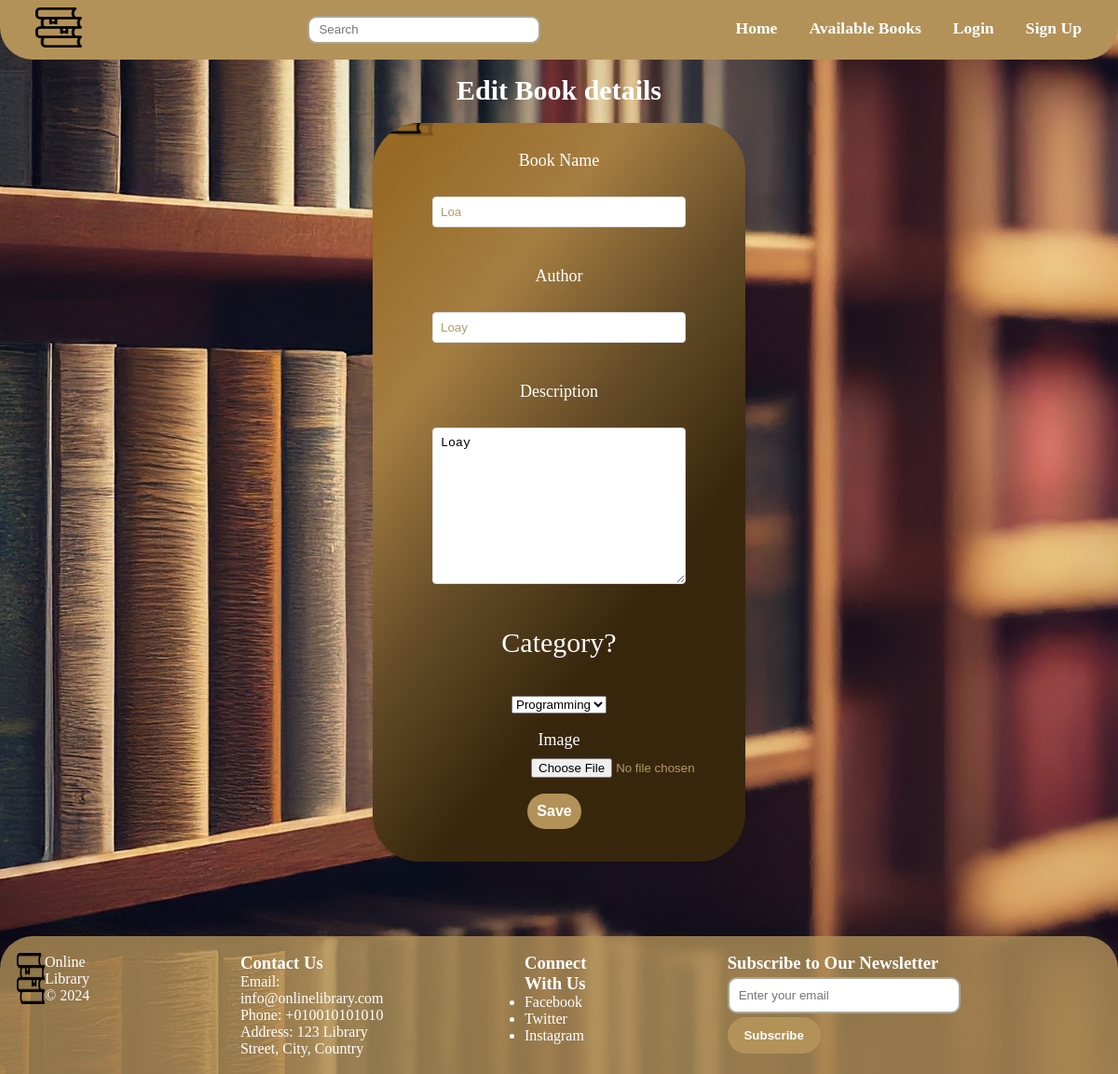
The app's page /edit/22/, older data.
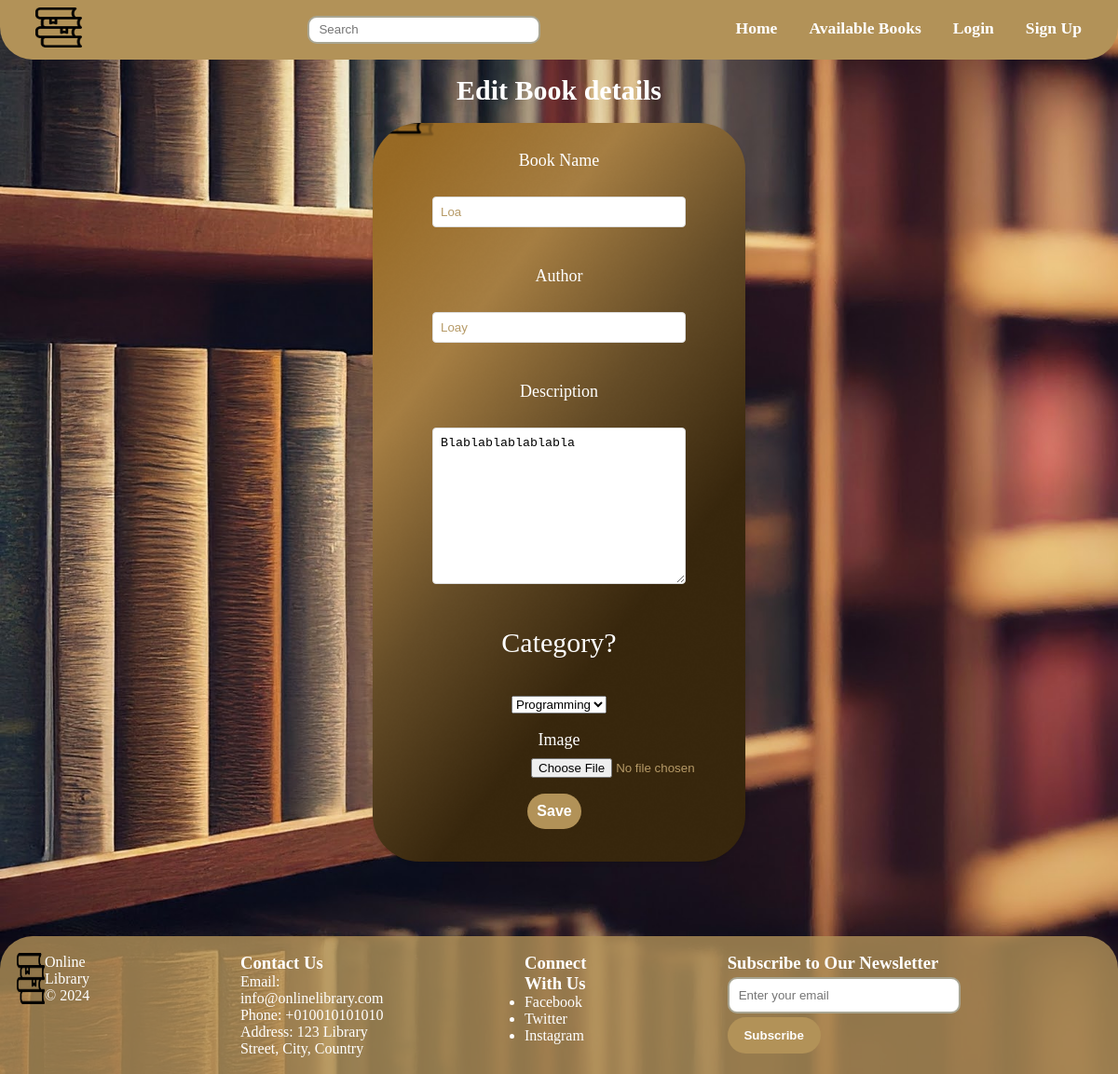
The same page, newer data.
### library/models.py (models this page shows, shortened)
class Book(models.Model):
    name = models.CharField(max_length=50)
    owner = models.ForeignKey(User, on_delete=models.SET_NULL, null=True, blank=True)
    author_name = models.CharField(max_length=100, null=True, blank=True)
    category = models.ForeignKey(Category, on_delete=models.PROTECT)
    bookImage = models.ImageField(upload_to="images", null=True, blank=True)
    description = models.CharField(max_length=500)
    available = models.BooleanField(default=True)

### library/views.py (the view)
# urls.py: path('edit/<int:book_id>/', views.editBook, name='edit'),
def editBook(request, book_id):
    book = get_object_or_404(Book, id=book_id)
    if request.method == "POST":
        form = BookForm(request.POST, request.FILES, instance=book)
        if form.is_valid():
            form.save()
            return redirect("index")
    else:
        form = BookForm(instance=book)
    return render(request, "edit.html", {"book": book, "form": form})

### library/forms.py
class BookForm(forms.ModelForm):
    class Meta:
        model = Book
        fields = ["name", "author_name", "category", "bookImage", "description"]
        widgets = {
            "name": forms.TextInput(attrs={"placeholder": "Title"}),
            "author_name": forms.TextInput(attrs={"placeholder": "Author"}),
            "category": forms.Select(attrs={"class": "form-control"}),
            "bookImage": forms.FileInput(attrs={"style": "padding-left: 140px"}),
            "description": forms.Textarea(attrs={"placeholder": "description"}),
        }

### library/models.py (called while the page is built)
    def __str__(self):
        return self.name

### library/templates/edit.html (shortened to what this page needs)
{% extends "base.html" %} {% load static %} {% block page %}
<h1 style="text-align: center" class="afterNav">Edit Book details</h1>
<br />
<form id="editForm" method="POST" enctype="multipart/form-data">
  <div class="l">
    <label style="font-size: large" for="name">Book Name</label>
  <br />
    {{ form.name }}
  <br /><br /><br />
  <label style="font-size: large" for="author">Author</label>
  <br />
    {{ form.author_name }}
  <br /><br /><br />
  <label style="font-size: large" for="description">Description</label>
  <br />
    {{ form.description }}
  <br /><br /><br />
  <label style="font-size: 30px">Category?</label>
  <br /><br />
    {{ form.category }}
  <br /><br />
    <label style="font-size: large" for="image">Image</label>
    {{ form.bookImage }}
  <input
    type="submit"
    value="Save"
    class="index-button"
    style="text-align: center"
  />
  </div>
</form>
{% endblock page %}

Row changes from the older to the newer data that the page shows:
changed Book "Loa": description "Loay" → "Blablablablablabla"
